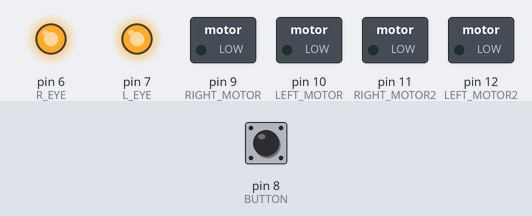
A sketch run on a simulated Arduino Uno, built with avr-gcc and run on an emulated ATmega328P. Parts: switched loads named in the sketch (green lamp = pin HIGH), output pins drawn as LEDs (lit = HIGH). Inputs (shaded band) come from the test bench; at power-on: pin 8 (BUTTON) LOW. What the sketch prints to the serial monitor is not drawn.

Above: at 1.2 s.
1.3 s: pin 8 (BUTTON) pulled HIGH for 0.15 s
At 1.7 s:
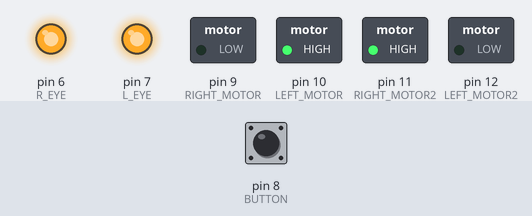
At 2.5 s:
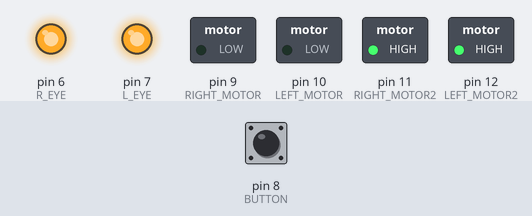
Timing chart, 0 to 13.4 s (numbered marks = the images above; inputs shaded):
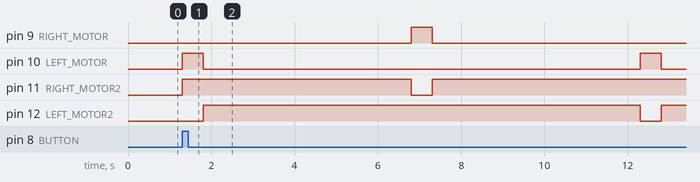

The sketch:

Afinal.ino
```cpp
// set motor pin numbers
int RIGHT_MOTOR = 9;
int RIGHT_MOTOR2 = 11;
int LEFT_MOTOR = 10;
int LEFT_MOTOR2 = 12;

// Set motor pin numbers
int L_EYE = 7;
int R_EYE = 6;

// set button pin number
int BUTTON = 8;

// initialize toggle for go and stop
bool toggled = false;

void setup() {
  // Set up serial Monitor for debugging
  Serial.begin(9600);

  // Set initial pinmodes
  pinMode(RIGHT_MOTOR, OUTPUT);
  pinMode(LEFT_MOTOR, OUTPUT);
  pinMode(RIGHT_MOTOR2, OUTPUT);
  pinMode(LEFT_MOTOR2, OUTPUT);
  pinMode(R_EYE, OUTPUT);
  pinMode(L_EYE, OUTPUT);
  pinMode(BUTTON, INPUT);

  // Turn on eyes
  digitalWrite(R_EYE, HIGH);
  digitalWrite(L_EYE, HIGH);
}


void loop() {
  // Print if button is pressed for testing
  Serial.println(digitalRead(BUTTON));
  bool reverse = false;
  if (digitalRead(BUTTON) == 1) {
    toggled = !toggled;
  }

  while (toggled) {
    // turn right
    setMotorR(!reverse);
    setMotorL(reverse);
    delay(500);

    // forward
    setMotorR(!reverse);
    setMotorL(!reverse);
    delay(5000);

    // turn left
    setMotorR(reverse);
    setMotorL(!reverse);
    delay(500);

    // forward
    setMotorR(!reverse);
    setMotorL(!reverse);
    delay(5000);
  }
}

// Moves the right motor
void setMotorR(bool reverse) {
  digitalWrite(RIGHT_MOTOR, !reverse);
  digitalWrite(RIGHT_MOTOR2, reverse);
}

// Moves the left motor
void setMotorL(bool reverse) {
  digitalWrite(LEFT_MOTOR, ! reverse);
  digitalWrite(LEFT_MOTOR2, reverse);
}
```

Measured:
- after the input at 1.3 s, pin 9 (RIGHT_MOTOR): LOW → HIGH after 5.5 s, → LOW 0.50 s later; pin 10 (LEFT_MOTOR): alternates HIGH for 0.50 s and LOW for 10.5 s, starting at once; pin 11 (RIGHT_MOTOR2): LOW → HIGH at once, → LOW 5.5 s later, → HIGH 0.50 s later; pin 12 (LEFT_MOTOR2): LOW → HIGH after 0.50 s, → LOW 10.5 s later, → HIGH 0.50 s later
